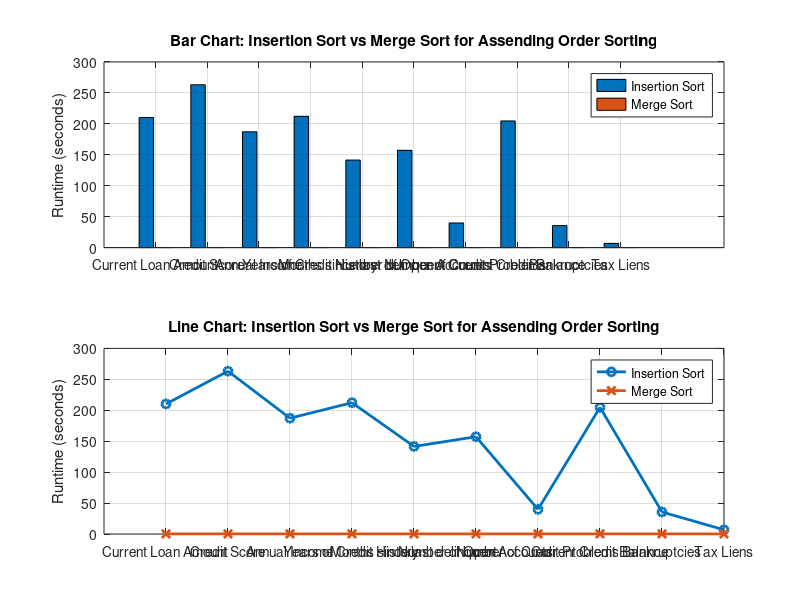

The MATLAB source for this figure:
% Data: runtimes of insertion sort and merge sort
attributes = {'Current Loan Amount', 'Credit Score', 'Annual Income', 'Years of Credit History', ...
              'Months since last delinquent', 'Number of Open Accounts', 'Number of Credit Problems', ...
              'Current Credit Balance', 'Bankruptcies', 'Tax Liens'};
          
insertion_sort_times = [210.202911, 263.196905, 187.174265, 212.232936, 141.502959, ...
                        157.217874, 39.784873, 204.697991, 35.545532, 6.812028];

merge_sort_times = [0.189422, 0.215480, 0.190016, 0.195832, 0.189567, ...
                    0.188814, 0.176958, 0.203744, 0.190395, 0.183956];

% Create figure
figure;

% --- Subplot 1: Bar Chart ---
subplot(2,1,1);  % First chart in a 2-row grid
bar([insertion_sort_times; merge_sort_times]', 'grouped');
set(gca, 'XTickLabel', attributes, 'XTickLabelRotation', 45); % Rotate x-axis labels for readability
ylabel('Runtime (seconds)');
title('Bar Chart: Insertion Sort vs Merge Sort for Assending Order Sorting');
legend('Insertion Sort', 'Merge Sort');
grid on;

% --- Subplot 2: Line Chart ---
subplot(2,1,2);  % Second chart in a 2-row grid
plot(1:10, insertion_sort_times, '-o', 'LineWidth', 2, 'MarkerSize', 6);
hold on;
plot(1:10, merge_sort_times, '-x', 'LineWidth', 2, 'MarkerSize', 6);
set(gca, 'XTick', 1:10, 'XTickLabel', attributes, 'XTickLabelRotation', 45); % Rotate x-axis labels for readability
ylabel('Runtime (seconds)');
title('Line Chart: Insertion Sort vs Merge Sort for Assending Order Sorting');
legend('Insertion Sort', 'Merge Sort');
grid on;

% Adjust figure size for better layout
set(gcf, 'Position', [100, 100, 1200, 800]);